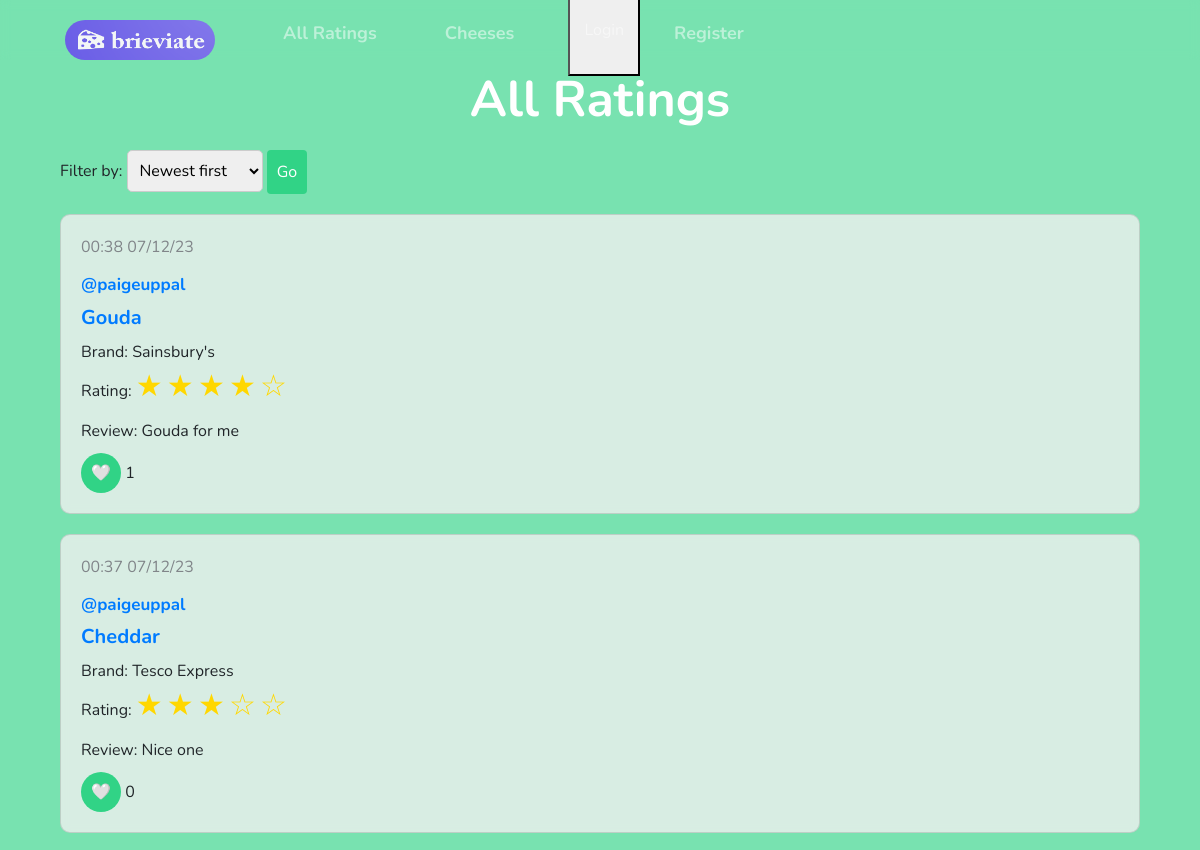
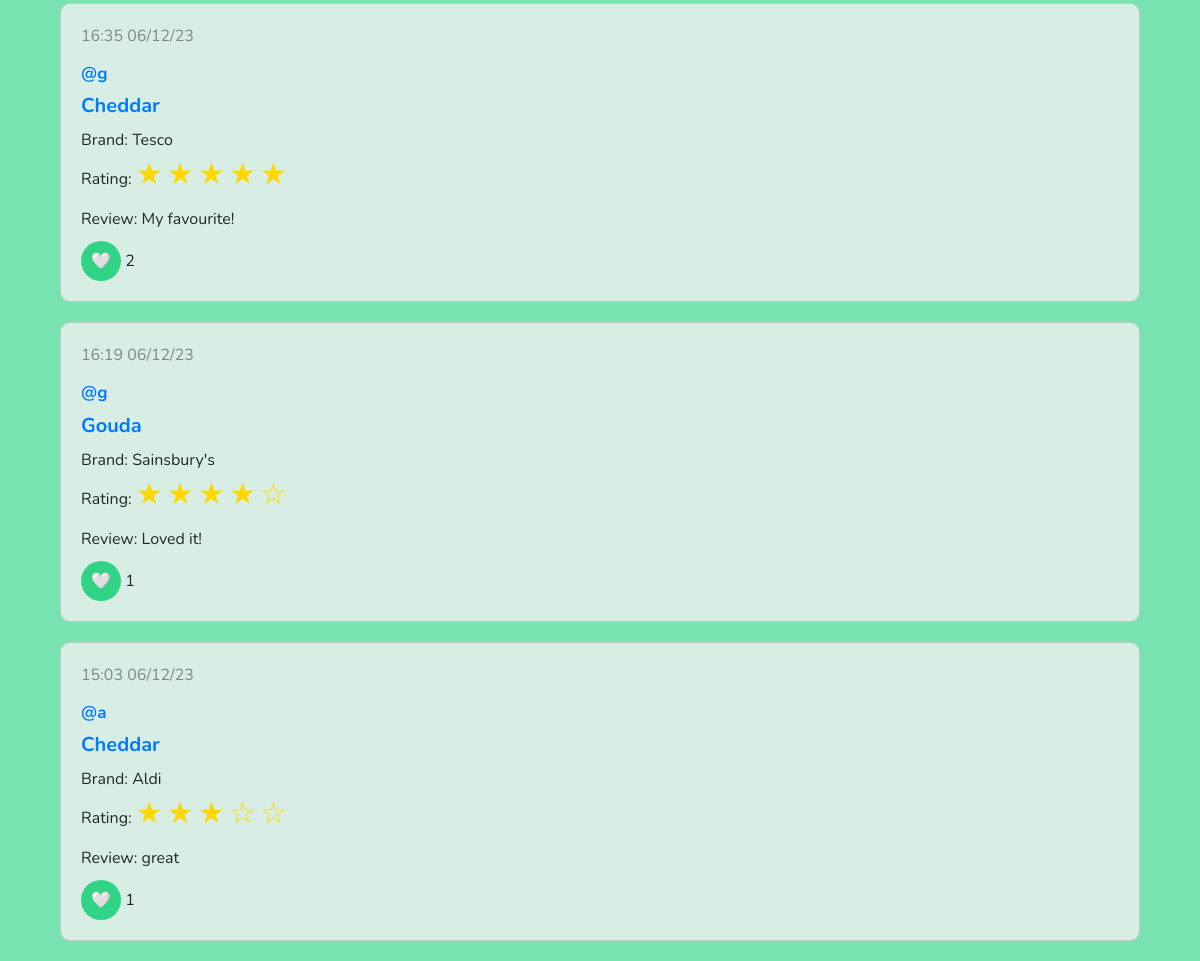
Page /all_ratings on the committed database (2 pictures, top to bottom).
### app/models.py (models this page shows, shortened)
class User(UserMixin, db.Model):
    id = db.Column(db.Integer, primary_key=True)
    username = db.Column(db.String(25), index=True, unique=True)
    email = db.Column(db.String(50), index=True, unique=True)
    password = db.Column(db.String(25))
    reviews = db.relationship('Review', backref='author', lazy='dynamic')
    liked = db.relationship('Review', secondary='user_likes_review', backref=db.backref('liked', lazy='dynamic'))

class Cheese(db.Model):
    id = db.Column(db.Integer, primary_key=True)
    name = db.Column(db.String(64), index=True, unique=False)

class Review(db.Model):
    id = db.Column(db.Integer, primary_key=True)
    cheese_id = db.Column(db.Integer, db.ForeignKey('cheese.id'))
    user_id = db.Column(db.Integer, db.ForeignKey('user.id'))
    date = db.Column(db.DateTime, index=True)
    brand = db.Column(db.String(50))
    review = db.Column(db.String(500))
    rating = db.Column(db.Integer)
    likes = db.Column(db.Integer, default=0)

### app/ratings.py (the view)
@ratings.route('/all_ratings')
def all_ratings():
    review_filter_form=ReviewFilterForm()
    reviews_original=[]
    if request.method == 'GET' and 'submit' in request.args:
        selected_option = request.args.get('filter_option')
        review_filter_form.filter_option.default = selected_option
        review_filter_form.process()
    else:
        selected_option = 'newest-first'
    if selected_option == 'newest-first':
        reviews_original = Review.query.order_by(Review.date.desc()).all()
    elif selected_option == 'oldest-first':
        reviews_original = Review.query.order_by(Review.date.asc()).all()
    elif selected_option == 'highest-rated':
        reviews_original = Review.query.order_by(Review.rating.desc()).all()
    elif selected_option == 'lowest-rated':
        reviews_original = Review.query.order_by(Review.rating.asc()).all()
    elif selected_option == 'most-liked':
        reviews_original = Review.query.order_by(Review.likes.desc()).all()
    reviews=[]
    for entry in reviews_original:
        review={}
        review['id']=entry.id
        review['date']=entry.date.strftime("%H:%M %d/%m/%y")
        review['cheese']=Cheese.query.filter_by(id=entry.cheese_id).first().name
        review['user']=User.query.filter_by(id=entry.user_id).first().username
        review['brand']=entry.brand
        review['rating']=entry.rating
        review['review']=entry.review
        review['likes']=entry.likes
        reviews.append(review)
    return render_template('all_ratings.html', reviews=reviews, review_filter_form=review_filter_form, title='All Ratings')

### app/forms.py
class ReviewFilterForm(FlaskForm):
    filter_option = SelectField('Filter by: ', choices=[('newest-first', 'Newest first'), ('oldest-first', 'Oldest first'), ('highest-rated', 'Highest rated'), ('lowest-rated', 'Lowest rated'), ('most-liked', 'Most liked')], default='newest-first')
    submit = SubmitField('Go')

### app/__init__.py (called while the page is built)
@app.before_request
def initial_setup():
    filename = app.static_folder + '/cheeses.txt'
    get_cheeses(filename)

### app/get_cheeses.py (called while the page is built)
def get_cheeses(filename):
    with open(filename, 'r') as file:
        cheeses = file.readlines()
        for cheese_name in cheeses:
            cheese_name = cheese_name.strip()
            existing_cheese = Cheese.query.filter_by(name=cheese_name).first()
            if not existing_cheese:
                cheese = Cheese(name=cheese_name)
                db.session.add(cheese)
        db.session.commit()

### app/templates/all_ratings.html (shortened to what this page needs)
{% extends "base.html" %}
{% block content %}
<div class="container">
    <h1 class="page-title">All Ratings</h1>
    <div class="container-fluid">
        <div class="row">
            <div class="col-12">
                <form class="filter-select" method="GET" action="{{ url_for('ratings.all_ratings') }}">
                    {{ review_filter_form.filter_option.label }} {{ review_filter_form.filter_option }}
                    {{ review_filter_form.submit (class="btn btn-success go-button") }}
                </form>
            </div>
        </div>
        <div class="row">
            <div class="col-12">
                {% for review in reviews %}
                <div class="card">
                    <div class="card-body">
                        <p class="card-text-datetime">{{ review.date }}</p>
                        <h5 class="card-text-username"><a href="{{ url_for ('ratings.user_ratings', username=review.user) }}">@{{ review.user }}</a></h5>
                        <h6 class="card-text-cheese"><a href="{{ url_for ('cheeses.cheese_profile', cheese=review.cheese.lower().replace(' ', '-')) }}">{{ review.cheese }}</a></h6>
                        <p class="card-text-brand">Brand: {{ review.brand }}</p>
                        <p class="card-text">Rating:
                            {% for i in range(review.rating) %}
                            <span class="review-stars">&#9733;</span>
                            {% endfor %}
                            {% for i in range(5 - review.rating) %}
                            <span class="review-stars">&#9734;</span>
                        {% endfor %}
                        <p class="card-text">Review: {{ review.review }}</p>
                        <button class="like-button" review-id="{{ review.id }}">
                            &#129293;
                        </button>
                        <span id="likes-{{ review.id }}">{{ review.likes }}</span>
                    </div>
                </div>
                {% endfor %}
            </div>
        </div>
    </div>
</div>
{% endblock %}

### app/static/formatting.css (style rules this page uses)
.page-title { color: #ffffff; font-size: 50px; text-align: center; font-weight: bold; margin-bottom: 20px; }
.form-group input, select, textarea { padding: 8px; border-radius: 5px; border: 1px solid #ccc; }
.form-group input[type="submit"], .go-button, .go-button:hover { padding: 10px; background-color: #31d386; color: white; border: none; cursor: pointer; }
.card { background-color: rgba(240, 240, 240, 0.8); backdrop-filter: blur(5px); border-radius: 10px; margin-bottom: 20px; }
.card-body { padding: 20px; }
.card-text { margin-bottom: 10px; }
.card-text-datetime { color: #818589; }
.card-text-username { font-size: 17px; font-weight: bold; margin-bottom: 10px; }
.card-text-cheese { font-size: 20px; font-weight:bold; margin-bottom: 10px; }
.card-text-brand { margin-bottom: 0px; }
.review-stars { color: gold; font-size: 30px; }
.like-button { width: 40px; height: 40px; border-radius: 50%; background-color: #31d386; border: none; cursor: pointer; align-items: center; }
.filter-select { margin-bottom: 20px; }
body { background-color: #78e2b0; font-family: 'Nunito'; font-size: 16px; }

### rows in the picture
User: user "paigeuppal" "paigeuppal"
Cheese: cheese "Gouda" "Gouda"
Review: brand "Sainsbury's", review "Gouda for me"
Cheese: cheese "Cheddar" "Cheddar" "Cheddar"
Review: brand "Tesco Express", review "Nice one"
Review: brand "Tesco", review "My favourite!"
Review: brand "Sainsbury's", review "Loved it!"
Review: brand "Aldi", review "great"

### other values in the picture
{{ review_filter_form.filter_option.label }} "Filter by:"
{{ review.date }} "00:38 07/12/23" "00:37 07/12/23" "16:35 06/12/23" "16:19 06/12/23" "15:03 06/12/23"
{{ review.likes }} "1" "0" "2" "1" "1"
{{ review.user }} "g" "g" "a"
